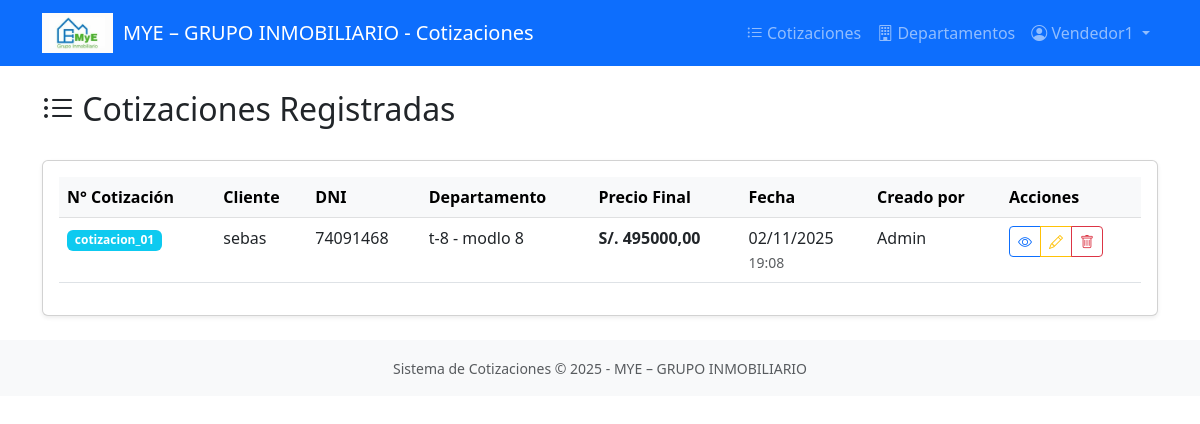
/cotizaciones/ (signed in), run on an earlier commit of the app's database.
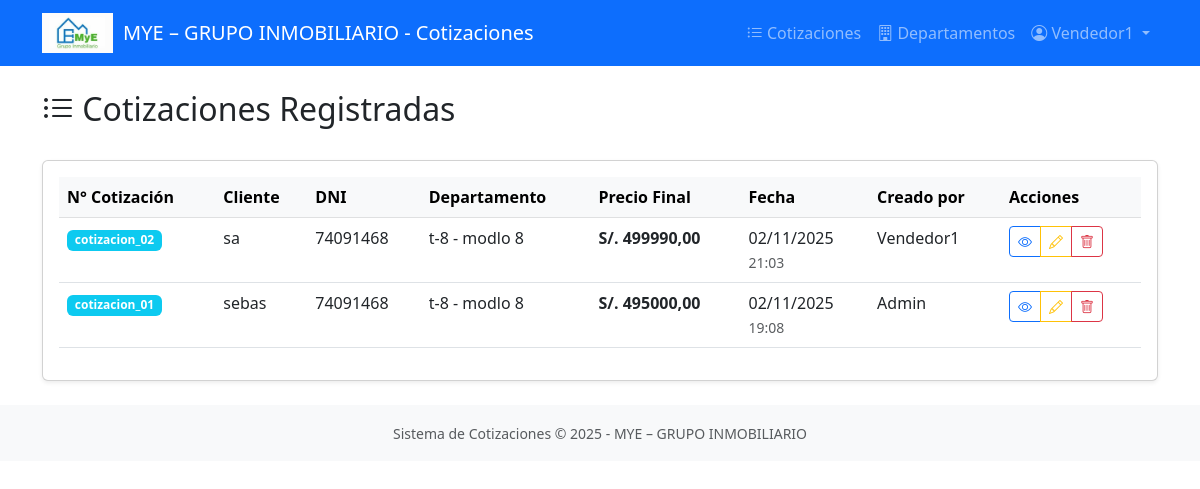
And on a later commit of the database.
### cotizaciones/models.py (models this page shows, shortened)
class Cotizacion(models.Model):
    numero_cotizacion = models.CharField(max_length=20, unique=True, editable=False)
    usuario = models.ForeignKey(User, on_delete=models.CASCADE, related_name='cotizaciones', null=True, blank=True)
    nombre_cliente = models.CharField(max_length=200)
    dni_cliente = models.CharField(max_length=8)
    direccion_cliente = models.CharField(max_length=300)
    distrito_cliente = models.CharField(max_length=100)
    telefono_cliente = models.CharField(max_length=15)
    email_cliente = models.EmailField(blank=True, null=True)
    departamento = models.ForeignKey(Departamento, on_delete=models.CASCADE, related_name='cotizaciones')
    observaciones = models.TextField(blank=True)
    fecha_creacion = models.DateTimeField(default=timezone.now)
    creado_por = models.ForeignKey(User, on_delete=models.PROTECT)
    activo = models.BooleanField(default=True)
    TIPO_DESCUENTO_CHOICES = [
        ('PORC', 'Porcentaje'),
        ('MONTO', 'Monto')
    ]
    tipo_descuento = models.CharField(
        max_length=5,
        choices=TIPO_DESCUENTO_CHOICES,
        default='PORC'
    )
    valor_descuento = models.DecimalField(max_digits=10, decimal_places=2, default=0)
    precio_final = models.DecimalField(max_digits=10, decimal_places=2, editable=False)
    datos_estaticos = models.JSONField(null=True, blank=True)
    class Meta:
        ordering = ['-fecha_creacion']
        verbose_name = 'Cotización'
        verbose_name_plural = 'Cotizaciones'

class Departamento(models.Model):
    ESTADO_CHOICES = [
        ('disponible', 'Disponible'),
        ('vendido', 'Vendido'),
        ('separado', 'Separado'),
    ]
    """Modelo para los departamentos disponibles"""
    codigo = models.CharField(max_length=20, unique=True)
    nombre = models.CharField(max_length=100)
    descripcion = models.TextField(blank=True)
    precio = models.DecimalField(max_digits=10, decimal_places=2)
    area_m2 = models.DecimalField(max_digits=6, decimal_places=2)
    area_libre = models.DecimalField(max_digits=6, decimal_places=2)
    habitaciones = models.IntegerField()
    banos = models.IntegerField()
    pisos = models.CharField(max_length=50, null=True, blank=True)
    disponible = models.BooleanField(default=True)
    estado = models.CharField(max_length=20, choices=ESTADO_CHOICES, default='disponible')
    imagen = models.ImageField(upload_to='departamentos/', blank=True, null=True)
    class Meta:
        ordering = ['codigo']
        verbose_name = 'Departamento'
        verbose_name_plural = 'Departamentos'

### cotizaciones/views.py (the view)
# urls.py: path('cotizaciones/', views.lista_cotizaciones, name='lista_cotizaciones'),
@login_required
def lista_cotizaciones(request):
    cotizaciones = Cotizacion.objects.filter(activo=True)
    return render(request, 'cotizaciones/lista_cotizaciones.html', {
        'cotizaciones': cotizaciones
    })

### cotizaciones/templates/cotizaciones/lista_cotizaciones.html (shortened to what this page needs)
{% extends 'cotizaciones/base.html' %}
{% block content %}
<div class="row">
    <div class="col-12">
        <div class="d-flex justify-content-between align-items-center mb-4">
            <h2><i class="bi bi-list-ul"></i> Cotizaciones Registradas</h2>
        </div>
        {% if cotizaciones %}
        <div class="card shadow-sm">
            <div class="card-body">
                <div class="table-responsive">
                    <table class="table table-hover">
                        <thead class="table-light">
                            <tr>
                                <th>N° Cotización</th>
                                <th>Cliente</th>
                                <th>DNI</th>
                                <th>Departamento</th>
                                <th>Precio Final</th>
                                <th>Fecha</th>
                                <th>Creado por</th>
                                <th>Acciones</th>
                            </tr>
                        </thead>
                        <tbody>
                            {% for cotizacion in cotizaciones %}
                            <tr>
                                <td>
                                    <span class="badge bg-info">{{ cotizacion.numero_cotizacion }}</span>
                                </td>
                                <td>{{ cotizacion.nombre_cliente }}</td>
                                <td>{{ cotizacion.dni_cliente }}</td>
                                <td>{{ cotizacion.departamento.codigo }} - {{ cotizacion.departamento.nombre }}</td>
                                <td>
                                    <strong>S/. {{ cotizacion.precio_final|floatformat:2 }}</strong>
                                </td>
                                <td>
                                    {{ cotizacion.fecha_creacion|date:"d/m/Y" }}<br>
                                    <small class="text-muted">{{ cotizacion.fecha_creacion|time:"H:i" }}</small>
                                </td>
                                <td>
                                    {{ cotizacion.creado_por.username }}
                                </td>
                                <td>
                                    <div class="btn-group btn-group-sm" role="group">
                                        <a href="{% url 'cotizaciones:ver_pdf' cotizacion.pk %}"
                                            class="btn btn-outline-primary"  target="_blank" title="Ver PDF">
                                            <i class="bi bi-eye"></i>
                                        </a>
                                        <a href="{% url 'cotizaciones:editar_cotizacion' cotizacion.pk %}"
                                            class="btn btn-outline-warning" title="Editar">
                                            <i class="bi bi-pencil"></i>
                                        </a>
                                        <button type="button" class="btn btn-outline-danger"
                                                onclick="confirmarEliminar({{ cotizacion.pk }}, '{{ cotizacion.numero_cotizacion }}')"
                                                title="Eliminar">
                                            <i class="bi bi-trash"></i>
                                        </button>
                                    </div>
                                </td>
                            </tr>
                            {% endfor %}
                        </tbody>
                    </table>
                </div>
            </div>
        </div>
        {% endif %}
    </div>
</div>
{% endblock %}

What changed in the data, as far as the page shows it:
added Cotizacion: numero_cotizacion "cotizacion_02", nombre_cliente "sa", dni_cliente "74091468", departamento.codigo "t-8", departamento.nombre "modlo 8", precio_final "499990,00", fecha_creacion "02/11/2025", fecha_creacion "21:03", creado_por.username "Vendedor1"
